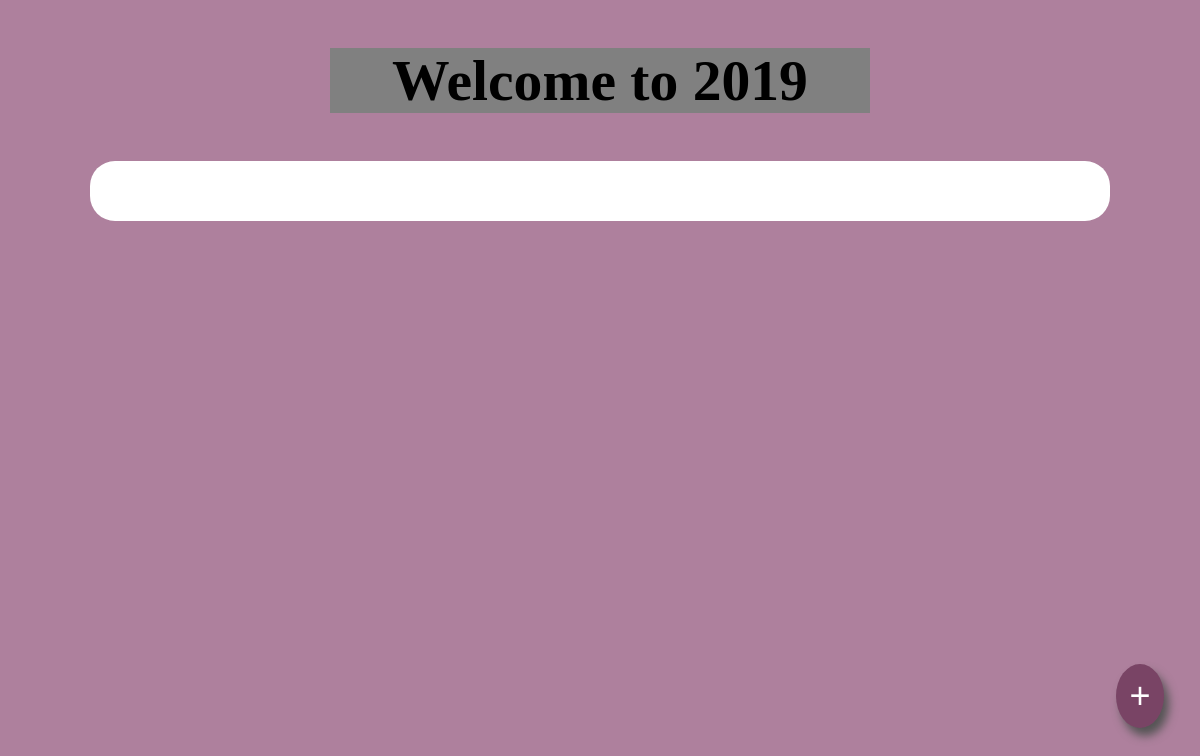
/, run on an earlier commit of the app's database.
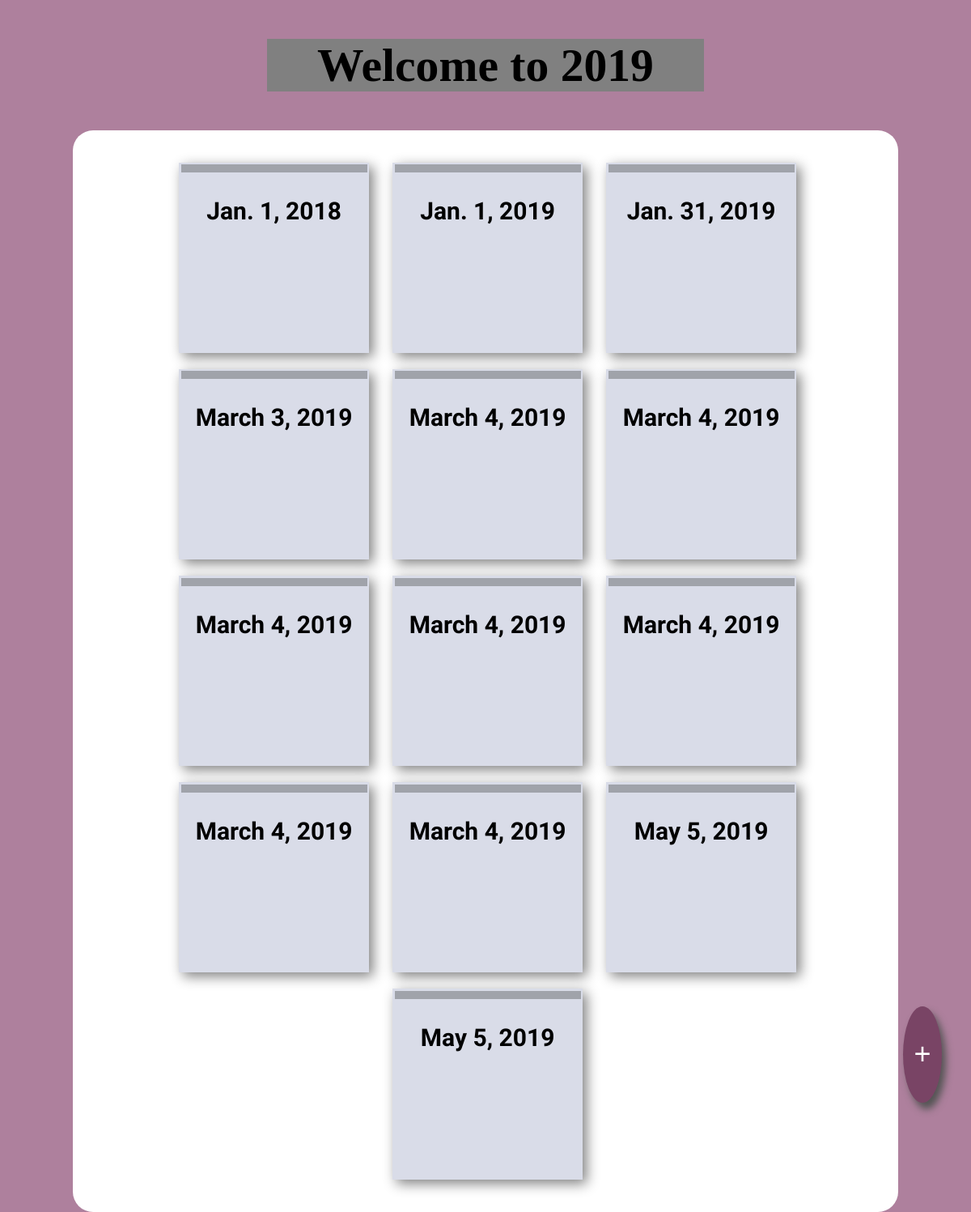
And on a later commit of the database.
### planner/models.py (models this page shows, shortened)
class Day(models.Model):
    day_made = models.DateField()
    time_stamp = models.DateTimeField(auto_now = True)

### planner/views.py (the view, shortened to what this page needs)
# urls.py: path('', views.index),
def index(request):
    day_list = Day.objects.order_by('day_made')[0:]
    day_form = DayModelForm(request.POST)
    context = {'day_list': day_list, 'day_form':day_form }
    return render(request, 'homePage.html', context)

### template/homePage.html (shortened to what this page needs)
{% load static %}
<!DOCTYPE html>
<html>
<head>
	<link rel="stylesheet" type="text/css" href="{% static 'modals.css'%}">
	<link rel="stylesheet" type="text/css" href="{% static 'homePage.css'%}">
	<link rel="stylesheet" type="text/css" href="{% static 'main.css'%}">
</head>
<body>
	<div id="welcome">
		<h2>Welcome to 2019</h2>
	</div>
	<div class="planner-area">
		<div id="btn-home-add-day"><button class="btn-home">+</button></div>
		<div class="plan-card-area">
			{% for day in day_list %}
			<div style="display: inline-block;">
				<a href="{{day.day_made|date:'Y-m-d'}}">
					<div id="plan-card" class="plan">
						<div class="plan-card-area-header"></div>
						<div class="plan-card-day-text"><p>{{day.day_made}}</p></div><br>
					</div>
				</a>
			</div>
			{% endfor %}
		</div>
	</div>
</body>
</html>

### planner/static/homePage.css (style rules this page uses)
body { margin: 0; padding: 0; background-color: #ae809d; }
#welcome { text-align: center; font-size: 3.2vw; margin: 2.5vw; background-color: grey; margin-left: auto; margin-right: auto; width: 45%; }
.planner-area { margin: 0 auto; background-color: white; border-radius: 25px; width: 80%; padding: 30px; }
.plan-card-area { text-align: center; }
.plan-card-area-header { background-color: #a0a3aa; width: 230px; height: 10px; float: top; }
.plan-card-day-text { font-size: 2.5vw; font-weight: bolder; font-family: 'Laila'; }
.plan { font-family: Arial; background-color: white; }
a #plan-card { background-color: #d9dce8; width: 230px; height: 230px; padding: 1%; box-shadow: 5px 5px 15px grey; margin: 10px 15px 10px 15px; display: inline-block; }
.btn-home { background-color: #794465; font-size: 3vw; color: white; position: fixed; border: none; box-shadow: 5px 8px 10px #545454; border-radius: 50%; bottom: 9%; right:3%; height: 8%; width: 4%; }
a:link { color:black; }

### planner/static/main.css (style rules this page uses)
body { font-family: Bahnschrift; }

What changed in the data, as far as the page shows it:
added Day: day_made "Jan. 1, 2018"
added Day: day_made "Jan. 1, 2019"
added Day: day_made "Jan. 31, 2019"
added Day: day_made "March 3, 2019"
added Day: day_made "March 4, 2019"
added Day: day_made "March 4, 2019"
added Day: day_made "March 4, 2019"
added Day: day_made "March 4, 2019"
added Day: day_made "March 4, 2019"
added Day: day_made "March 4, 2019"
added Day: day_made "March 4, 2019"
added Day: day_made "May 5, 2019"
added Day: day_made "May 5, 2019"
